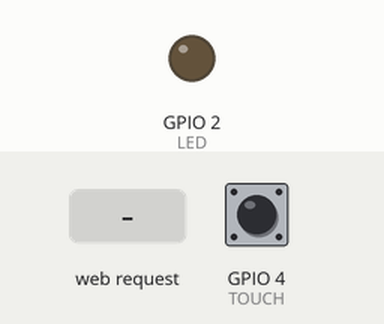
Simulated run of this sketch. Board: ESP32. Shown: output pins drawn as LEDs (lit = HIGH). Dashed ring = blinking. The inputs (shaded band) are chosen by the test bench; at power-on: GPIO 4 (TOUCH) HIGH. WiFi joins after 1.5 s; servers stay silent unless stated; what the sketch prints to the serial monitor is not drawn.

Above: at 2.7 s.
2.8 s: HTTP request GET /arm received
4.3 s: GPIO 4 (TOUCH) pulled LOW for 0.15 s
At 4.55 s:
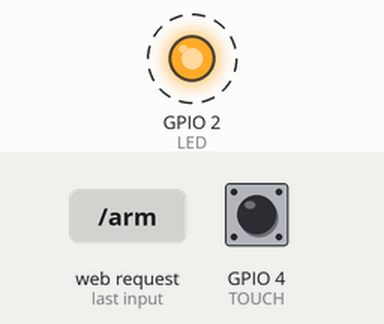
7.3 s: HTTP request GET /disarm received
At 7.3 s:
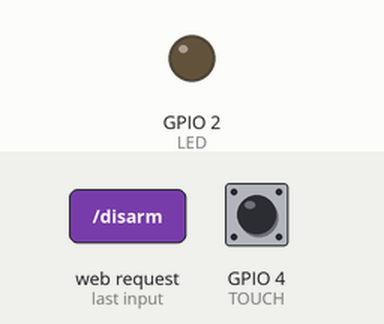
Timing chart, 0 to 10.3 s (numbered marks = the images above; inputs shaded):
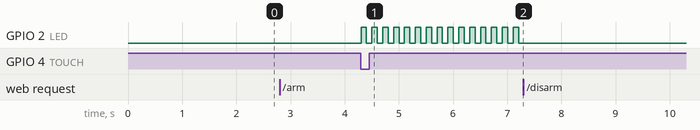

The sketch:

sketch_may24b.ino
```cpp
#include <WiFi.h>
#include <WebServer.h>

const char* ssid = "OnePlus Ace 3";
const char* password = "1234567890";

const int LED = 2;
const int TOUCH = T0;

WebServer server(80);
bool isArm = false;
bool isAlarm = false;

// 触摸动态基准（布防时记录空闲值）
int touchBaseline = 0;
const int TOUCH_OFFSET = 50;   // 当触摸值比基准小超过此值时触发

// LED 非阻塞闪烁
unsigned long lastBlink = 0;
bool ledState = false;

String webPage() {
  return R"rawliteral(
<!DOCTYPE html>
<html>
<head>
<meta charset="utf-8">
</head>
<body style="text-align:center;font-size:22px;margin-top:50px">
<h2>作业8 安防报警</h2>
<p>状态：<span id="sta">未布防</span></p>
<button onclick="fetch('/arm')">布防</button>
<button onclick="fetch('/disarm')">撤防</button>
<script>
setInterval(()=>{
  fetch('/sta').then(x=>x.text()).then(s=>{
    document.getElementById('sta').innerText=s
  })
},500)
</script>
</body>
</html>
)rawliteral";
}

void home() {
  server.send(200, "text/html;charset=utf-8", webPage());
}

void arm() {
  // 布防前，先读取当前触摸值作为基准（此时不应触摸）
  touchBaseline = touchRead(TOUCH);
  Serial.print("布防基准值: ");
  Serial.println(touchBaseline);

  isArm = true;
  isAlarm = false;
  digitalWrite(LED, LOW);
  Serial.println("系统已布防");
  server.send(200, "text/plain", "已布防");
}

void disarm() {
  isArm = false;
  isAlarm = false;
  digitalWrite(LED, LOW);
  Serial.println("系统已撤防");
  server.send(200, "text/plain", "未布防");
}

void status() {
  if (isAlarm) server.send(200, "text/plain", "报警中");
  else if (isArm) server.send(200, "text/plain", "已布防");
  else server.send(200, "text/plain", "未布防");
}

void setup() {
  Serial.begin(115200);
  pinMode(LED, OUTPUT);
  digitalWrite(LED, LOW);

  WiFi.begin(ssid, password);
  Serial.print("连接WiFi");
  while (WiFi.status() != WL_CONNECTED) {
    delay(500);
    Serial.print(".");
  }
  Serial.println("\nWiFi已连接");
  Serial.print("IP地址：");
  Serial.println(WiFi.localIP());

  server.on("/", home);
  server.on("/arm", arm);
  server.on("/disarm", disarm);
  server.on("/sta", status);
  server.begin();
  Serial.println("HTTP服务器启动");
}

void loop() {
  server.handleClient();

  // 触摸检测：仅在布防且未报警时进行
  if (isArm && !isAlarm) {
    int currentTouch = touchRead(TOUCH);
    // 调试：每500ms打印一次（可选，调试后可注释）
    static unsigned long lastPrint = 0;
    if (millis() - lastPrint > 500) {
      lastPrint = millis();
      Serial.printf("当前触摸值: %d, 基准: %d, 差值: %d\n", currentTouch, touchBaseline, touchBaseline - currentTouch);
    }

    // 如果当前值比基准小超过偏移量，认为触摸触发
    if (touchBaseline - currentTouch > TOUCH_OFFSET) {
      isAlarm = true;
      Serial.println("⚠️ 警报触发！⚠️");
    }
  }

  // LED 非阻塞闪烁（仅在报警时）
  if (isAlarm) {
    unsigned long now = millis();
    if (now - lastBlink >= 100) {  // 100ms 闪烁一次
      lastBlink = now;
      ledState = !ledState;
      digitalWrite(LED, ledState);
    }
  } else {
    digitalWrite(LED, LOW);
    ledState = false;
  }
}
```

Measured:
- after the input at 2.8 s, every drawn part: stays the same
- after the input at 4.3 s, GPIO 2 (LED): alternates HIGH for 0.10 s and LOW for 0.10 s, starting at once
- after the input at 7.3 s, GPIO 2 (LED): stops changing and stays LOW
